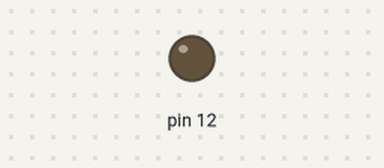
Bench run of a sketch on a simulated Arduino Uno, built with avr-gcc and run on an emulated ATmega328P. Parts: output pins drawn as LEDs (lit = HIGH).

Above: at 0.05 s.
At 0.4 s:
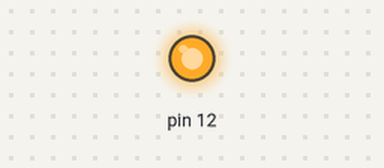
Timing chart, 0 to 3.0 s (numbered marks = the images above):
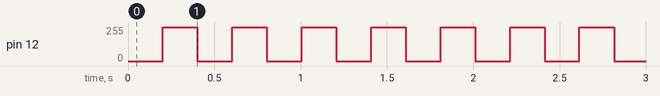

Measured:
- by itself, pin 12: repeats every 0.40 s: 0/255 0.20 s, 255/255 0.20 s, until it stays 125/255 from 32.8 s

The sketch:

Sem_tempo_irm_o.ino
```cpp
int interval;
int startMillis;

void setup(){
  pinMode(12, OUTPUT);
  interval = 200;
  startMillis = millis();
}

void loop(){
  if(millis() - startMillis > interval){
	digitalWrite(12, !digitalRead(12));
  	startMillis = millis();
  }

}
```
